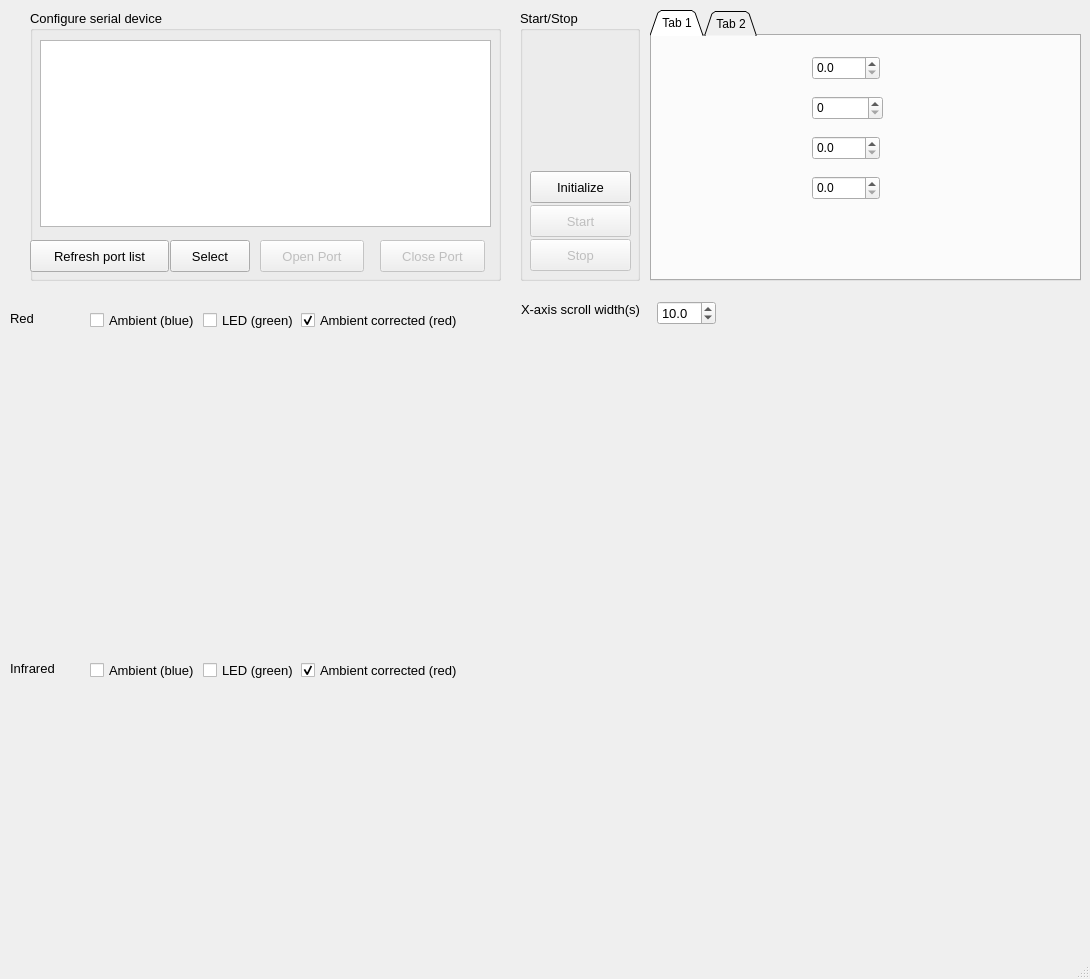
<?xml version="1.0" encoding="UTF-8"?>
<ui version="4.0">
 <class>MainWindow</class>
 <widget class="QMainWindow" name="MainWindow">
  <property name="geometry">
   <rect>
    <x>0</x>
    <y>0</y>
    <width>1090</width>
    <height>979</height>
   </rect>
  </property>
  <property name="windowTitle">
   <string>MainWindow</string>
  </property>
  <widget class="QWidget" name="centralWidget">
   <widget class="QCustomPlot" name="customPlot" native="true">
    <property name="geometry">
     <rect>
      <x>10</x>
      <y>330</y>
      <width>1071</width>
      <height>301</height>
     </rect>
    </property>
   </widget>
   <widget class="QCustomPlot" name="customPlot2" native="true">
    <property name="geometry">
     <rect>
      <x>10</x>
      <y>680</y>
      <width>1071</width>
      <height>271</height>
     </rect>
    </property>
   </widget>
   <widget class="QLabel" name="label_2">
    <property name="geometry">
     <rect>
      <x>10</x>
      <y>310</y>
      <width>60</width>
      <height>16</height>
     </rect>
    </property>
    <property name="font">
     <font>
      <pointsize>10</pointsize>
     </font>
    </property>
    <property name="text">
     <string>Red</string>
    </property>
   </widget>
   <widget class="QLabel" name="label_3">
    <property name="geometry">
     <rect>
      <x>10</x>
      <y>660</y>
      <width>60</width>
      <height>16</height>
     </rect>
    </property>
    <property name="font">
     <font>
      <pointsize>10</pointsize>
     </font>
    </property>
    <property name="text">
     <string>Infrared</string>
    </property>
   </widget>
   <widget class="QGroupBox" name="groupBox_2">
    <property name="geometry">
     <rect>
      <x>30</x>
      <y>10</y>
      <width>471</width>
      <height>271</height>
     </rect>
    </property>
    <property name="font">
     <font>
      <pointsize>10</pointsize>
     </font>
    </property>
    <property name="title">
     <string>Configure serial device</string>
    </property>
    <widget class="QListWidget" name="listWidget">
     <property name="enabled">
      <bool>true</bool>
     </property>
     <property name="geometry">
      <rect>
       <x>10</x>
       <y>30</y>
       <width>451</width>
       <height>187</height>
      </rect>
     </property>
     <property name="sizePolicy">
      <sizepolicy hsizetype="Fixed" vsizetype="Fixed">
       <horstretch>0</horstretch>
       <verstretch>0</verstretch>
      </sizepolicy>
     </property>
     <property name="minimumSize">
      <size>
       <width>357</width>
       <height>187</height>
      </size>
     </property>
     <property name="font">
      <font>
       <pointsize>10</pointsize>
      </font>
     </property>
    </widget>
    <widget class="QPushButton" name="pushButton_2">
     <property name="enabled">
      <bool>false</bool>
     </property>
     <property name="geometry">
      <rect>
       <x>230</x>
       <y>230</y>
       <width>104</width>
       <height>32</height>
      </rect>
     </property>
     <property name="font">
      <font>
       <pointsize>10</pointsize>
      </font>
     </property>
     <property name="text">
      <string>Open Port</string>
     </property>
    </widget>
    <widget class="QPushButton" name="pushButton">
     <property name="enabled">
      <bool>false</bool>
     </property>
     <property name="geometry">
      <rect>
       <x>350</x>
       <y>230</y>
       <width>105</width>
       <height>32</height>
      </rect>
     </property>
     <property name="font">
      <font>
       <pointsize>10</pointsize>
      </font>
     </property>
     <property name="text">
      <string>Close Port</string>
     </property>
    </widget>
    <widget class="QPushButton" name="pushButton_4">
     <property name="geometry">
      <rect>
       <x>0</x>
       <y>230</y>
       <width>139</width>
       <height>32</height>
      </rect>
     </property>
     <property name="font">
      <font>
       <pointsize>10</pointsize>
      </font>
     </property>
     <property name="text">
      <string>Refresh port list</string>
     </property>
    </widget>
    <widget class="QPushButton" name="selectButton">
     <property name="geometry">
      <rect>
       <x>140</x>
       <y>230</y>
       <width>80</width>
       <height>32</height>
      </rect>
     </property>
     <property name="font">
      <font>
       <pointsize>10</pointsize>
      </font>
     </property>
     <property name="text">
      <string>Select</string>
     </property>
    </widget>
    <zorder>listWidget</zorder>
    <zorder>pushButton_4</zorder>
    <zorder>selectButton</zorder>
    <zorder>pushButton_2</zorder>
    <zorder>pushButton</zorder>
   </widget>
   <widget class="QGroupBox" name="groupBox_3">
    <property name="geometry">
     <rect>
      <x>520</x>
      <y>10</y>
      <width>120</width>
      <height>271</height>
     </rect>
    </property>
    <property name="font">
     <font>
      <pointsize>10</pointsize>
     </font>
    </property>
    <property name="title">
     <string>Start/Stop</string>
    </property>
    <widget class="QPushButton" name="startButton">
     <property name="enabled">
      <bool>false</bool>
     </property>
     <property name="geometry">
      <rect>
       <x>10</x>
       <y>195</y>
       <width>101</width>
       <height>32</height>
      </rect>
     </property>
     <property name="font">
      <font>
       <pointsize>10</pointsize>
      </font>
     </property>
     <property name="text">
      <string>Start</string>
     </property>
    </widget>
    <widget class="QPushButton" name="clearButton">
     <property name="enabled">
      <bool>false</bool>
     </property>
     <property name="geometry">
      <rect>
       <x>10</x>
       <y>229</y>
       <width>101</width>
       <height>32</height>
      </rect>
     </property>
     <property name="font">
      <font>
       <pointsize>10</pointsize>
      </font>
     </property>
     <property name="text">
      <string>Stop</string>
     </property>
    </widget>
    <widget class="QPushButton" name="Initialize">
     <property name="geometry">
      <rect>
       <x>10</x>
       <y>161</y>
       <width>101</width>
       <height>32</height>
      </rect>
     </property>
     <property name="font">
      <font>
       <pointsize>10</pointsize>
      </font>
     </property>
     <property name="text">
      <string>Initialize</string>
     </property>
    </widget>
   </widget>
   <widget class="QCheckBox" name="checkBox">
    <property name="enabled">
     <bool>true</bool>
    </property>
    <property name="geometry">
     <rect>
      <x>90</x>
      <y>310</y>
      <width>114</width>
      <height>20</height>
     </rect>
    </property>
    <property name="font">
     <font>
      <pointsize>10</pointsize>
     </font>
    </property>
    <property name="text">
     <string>Ambient (blue)</string>
    </property>
    <property name="checked">
     <bool>false</bool>
    </property>
   </widget>
   <widget class="QCheckBox" name="checkBox_2">
    <property name="enabled">
     <bool>true</bool>
    </property>
    <property name="geometry">
     <rect>
      <x>203</x>
      <y>310</y>
      <width>97</width>
      <height>20</height>
     </rect>
    </property>
    <property name="sizePolicy">
     <sizepolicy hsizetype="Minimum" vsizetype="Minimum">
      <horstretch>0</horstretch>
      <verstretch>0</verstretch>
     </sizepolicy>
    </property>
    <property name="font">
     <font>
      <pointsize>10</pointsize>
     </font>
    </property>
    <property name="text">
     <string>LED (green)</string>
    </property>
    <property name="checked">
     <bool>false</bool>
    </property>
   </widget>
   <widget class="QCheckBox" name="checkBox_3">
    <property name="enabled">
     <bool>true</bool>
    </property>
    <property name="geometry">
     <rect>
      <x>301</x>
      <y>310</y>
      <width>171</width>
      <height>20</height>
     </rect>
    </property>
    <property name="font">
     <font>
      <pointsize>10</pointsize>
     </font>
    </property>
    <property name="text">
     <string>Ambient corrected (red)</string>
    </property>
    <property name="checked">
     <bool>true</bool>
    </property>
   </widget>
   <widget class="QDoubleSpinBox" name="doubleSpinBox">
    <property name="geometry">
     <rect>
      <x>657</x>
      <y>301</y>
      <width>59</width>
      <height>24</height>
     </rect>
    </property>
    <property name="font">
     <font>
      <pointsize>10</pointsize>
     </font>
    </property>
    <property name="decimals">
     <number>1</number>
    </property>
    <property name="minimum">
     <double>1.000000000000000</double>
    </property>
    <property name="maximum">
     <double>20.000000000000000</double>
    </property>
    <property name="singleStep">
     <double>0.200000000000000</double>
    </property>
    <property name="value">
     <double>10.000000000000000</double>
    </property>
   </widget>
   <widget class="QLabel" name="label">
    <property name="geometry">
     <rect>
      <x>521</x>
      <y>301</y>
      <width>128</width>
      <height>16</height>
     </rect>
    </property>
    <property name="font">
     <font>
      <pointsize>10</pointsize>
     </font>
    </property>
    <property name="text">
     <string>X-axis scroll width(s)</string>
    </property>
   </widget>
   <widget class="QCheckBox" name="checkBox_4">
    <property name="geometry">
     <rect>
      <x>90</x>
      <y>660</y>
      <width>114</width>
      <height>20</height>
     </rect>
    </property>
    <property name="font">
     <font>
      <pointsize>10</pointsize>
     </font>
    </property>
    <property name="text">
     <string>Ambient (blue)</string>
    </property>
    <property name="checked">
     <bool>false</bool>
    </property>
   </widget>
   <widget class="QCheckBox" name="checkBox_6">
    <property name="geometry">
     <rect>
      <x>301</x>
      <y>660</y>
      <width>171</width>
      <height>20</height>
     </rect>
    </property>
    <property name="font">
     <font>
      <pointsize>10</pointsize>
     </font>
    </property>
    <property name="text">
     <string>Ambient corrected (red)</string>
    </property>
    <property name="checked">
     <bool>true</bool>
    </property>
   </widget>
   <widget class="QCheckBox" name="checkBox_5">
    <property name="geometry">
     <rect>
      <x>203</x>
      <y>660</y>
      <width>97</width>
      <height>20</height>
     </rect>
    </property>
    <property name="sizePolicy">
     <sizepolicy hsizetype="Minimum" vsizetype="Minimum">
      <horstretch>0</horstretch>
      <verstretch>0</verstretch>
     </sizepolicy>
    </property>
    <property name="font">
     <font>
      <pointsize>10</pointsize>
     </font>
    </property>
    <property name="text">
     <string>LED (green)</string>
    </property>
    <property name="checked">
     <bool>false</bool>
    </property>
   </widget>
   <widget class="QTabWidget" name="tabWidget">
    <property name="geometry">
     <rect>
      <x>650</x>
      <y>10</y>
      <width>431</width>
      <height>271</height>
     </rect>
    </property>
    <property name="tabPosition">
     <enum>QTabWidget::North</enum>
    </property>
    <property name="tabShape">
     <enum>QTabWidget::Triangular</enum>
    </property>
    <property name="currentIndex">
     <number>0</number>
    </property>
    <widget class="QWidget" name="tab">
     <attribute name="title">
      <string>Tab 1</string>
     </attribute>
     <widget class="QDoubleSpinBox" name="doubleSpinBox_2">
      <property name="geometry">
       <rect>
        <x>160</x>
        <y>20</y>
        <width>68</width>
        <height>24</height>
       </rect>
      </property>
      <property name="decimals">
       <number>1</number>
      </property>
     </widget>
     <widget class="QDoubleSpinBox" name="doubleSpinBox_4">
      <property name="geometry">
       <rect>
        <x>160</x>
        <y>100</y>
        <width>68</width>
        <height>24</height>
       </rect>
      </property>
      <property name="decimals">
       <number>1</number>
      </property>
     </widget>
     <widget class="QDoubleSpinBox" name="doubleSpinBox_5">
      <property name="geometry">
       <rect>
        <x>160</x>
        <y>140</y>
        <width>68</width>
        <height>24</height>
       </rect>
      </property>
      <property name="decimals">
       <number>1</number>
      </property>
     </widget>
     <widget class="QSpinBox" name="spinBox">
      <property name="geometry">
       <rect>
        <x>160</x>
        <y>60</y>
        <width>71</width>
        <height>24</height>
       </rect>
      </property>
     </widget>
    </widget>
    <widget class="QWidget" name="tab_2">
     <attribute name="title">
      <string>Tab 2</string>
     </attribute>
     <widget class="QLineEdit" name="lineEdit_3">
      <property name="geometry">
       <rect>
        <x>10</x>
        <y>175</y>
        <width>301</width>
        <height>21</height>
       </rect>
      </property>
      <property name="font">
       <font>
        <pointsize>10</pointsize>
       </font>
      </property>
     </widget>
     <widget class="QPushButton" name="sendButton1">
      <property name="geometry">
       <rect>
        <x>310</x>
        <y>36</y>
        <width>107</width>
        <height>32</height>
       </rect>
      </property>
      <property name="font">
       <font>
        <pointsize>10</pointsize>
       </font>
      </property>
      <property name="text">
       <string>Send CMD</string>
      </property>
     </widget>
     <widget class="QPushButton" name="sendButton3">
      <property name="geometry">
       <rect>
        <x>310</x>
        <y>171</y>
        <width>107</width>
        <height>32</height>
       </rect>
      </property>
      <property name="font">
       <font>
        <pointsize>10</pointsize>
       </font>
      </property>
      <property name="text">
       <string>Send CMD</string>
      </property>
     </widget>
     <widget class="QLineEdit" name="lineEdit_2">
      <property name="geometry">
       <rect>
        <x>10</x>
        <y>105</y>
        <width>301</width>
        <height>21</height>
       </rect>
      </property>
      <property name="font">
       <font>
        <pointsize>10</pointsize>
       </font>
      </property>
     </widget>
     <widget class="QLineEdit" name="lineEdit">
      <property name="geometry">
       <rect>
        <x>10</x>
        <y>41</y>
        <width>301</width>
        <height>21</height>
       </rect>
      </property>
      <property name="font">
       <font>
        <pointsize>10</pointsize>
       </font>
      </property>
      <property name="toolTip">
       <string>&lt;html&gt;&lt;head/&gt;&lt;body&gt;&lt;p&gt;Write entire frame with SYNCBYTE and crc (not checked currently)&lt;/p&gt;&lt;/body&gt;&lt;/html&gt;</string>
      </property>
      <property name="text">
       <string>5A07010103FF18020200</string>
      </property>
     </widget>
     <widget class="QPushButton" name="sendButton2">
      <property name="geometry">
       <rect>
        <x>310</x>
        <y>100</y>
        <width>107</width>
        <height>32</height>
       </rect>
      </property>
      <property name="font">
       <font>
        <pointsize>10</pointsize>
       </font>
      </property>
      <property name="text">
       <string>Send CMD</string>
      </property>
     </widget>
    </widget>
   </widget>
   <zorder>checkBox</zorder>
   <zorder>checkBox_2</zorder>
   <zorder>checkBox_3</zorder>
   <zorder>doubleSpinBox</zorder>
   <zorder>label</zorder>
   <zorder>checkBox_4</zorder>
   <zorder>checkBox_6</zorder>
   <zorder>checkBox_5</zorder>
   <zorder>groupBox_3</zorder>
   <zorder>customPlot</zorder>
   <zorder>customPlot2</zorder>
   <zorder>label_3</zorder>
   <zorder>groupBox_2</zorder>
   <zorder>label_2</zorder>
   <zorder>tabWidget</zorder>
  </widget>
  <widget class="QStatusBar" name="statusBar"/>
 </widget>
 <layoutdefault spacing="6" margin="11"/>
 <customwidgets>
  <customwidget>
   <class>QCustomPlot</class>
   <extends>QWidget</extends>
   <header location="global">qcustomplot.h</header>
   <container>1</container>
  </customwidget>
 </customwidgets>
 <resources/>
 <connections/>
</ui>
